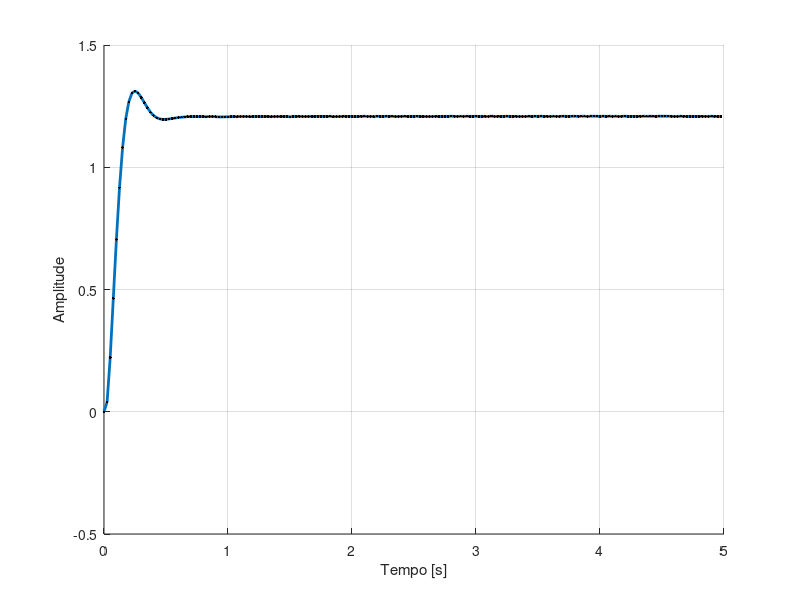

Here is the MATLAB script that generated this plot: (Note: this script raises an error after producing the figure.)
clear all;
close all;
clc;

% Carrega variáveis de ambiente para simulação
load('step_response_1.mat');
A = step_amplitude;
y = step_response;
y = y - 0.0193571;
ts = 1/fs; % Tempo de simulação

N = numel(y);
tempo = (0:N-1) * ts;

figure();
hold on;
xlabel("Tempo [s]");
ylabel("Amplitude");
grid on;
plot(tempo, y, 'LineWidth', 2);
plot(tempo, y, 'k.');

[K, qsi, wn, L] = lab2_funcs(y, A, fs, 'Mollenkamp')
p1 = - qsi * wn + wn * sqrt(qsi^2 - 1)
p2 = - qsi * wn - wn * sqrt(qsi^2 - 1)

s = tf('s');
G = K * wn^2 / (s - p1) / (s - p2);
[degrau, t_degrau] = step(G, tempo);

if(qsi > 1)
    tau1 = -1 / p1;
    tau2 = -1 / p2;
    a = tau1 / (tau1 - tau2);
    b = tau2 / (tau2 - tau1);
    y_saida = A * K * (1 - a*exp( -(tempo - L) / tau1)- b*exp( -(tempo - L) / tau2)) .* (tempo > L);
elseif(qsi == 1)
    tau = - 1 / p1;
    y_saida = A * K * (1 - exp( -(tempo - L) / tau) - 1/tau * (tempo - L) * exp( -(tempo - L) / tau)) .* (tempo > L);
elseif(qsi < 1 && qsi > 0)
    wd = wn * sqrt(1 - qsi^2);
    theta = atan(qsi / sqrt(1 - qsi^2));
    y_saida = A * K .* (1 - (1/sqrt(1 - qsi^2)) * exp(-qsi*wn*(tempo - L)) .* cos(wd*(tempo - L) - theta)) .* (tempo > L);
else
    y_saida = A * K * (1 - 1/sqrt(1 - qsi^2) * cos(wn * (tempo - L) - theta)) .* (tempo > L);
end

plot(tempo, y_saida, 'LineWidth', 2);
